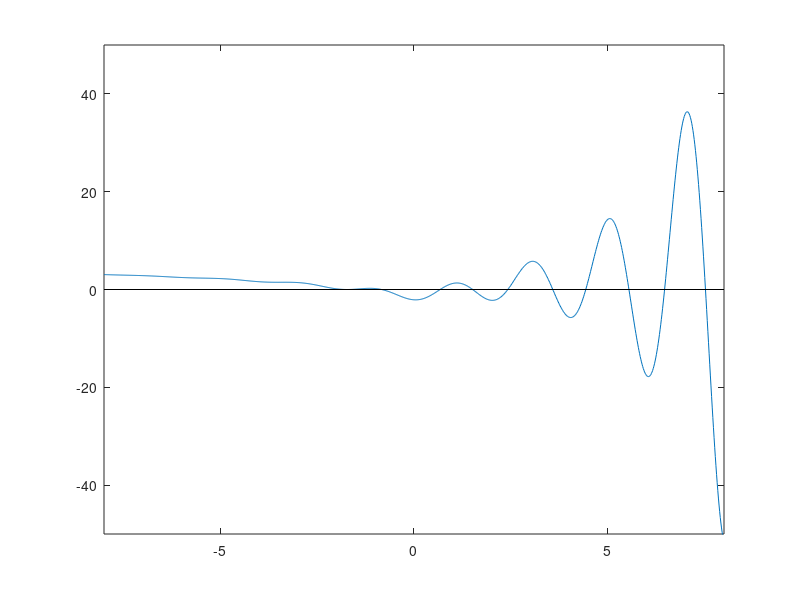

Source code (MATLAB): (Note: this script raises an error after producing the figure.)
addpath(pwd)
addpath("../utils/")
f = @(x) log(x.^2 + 1)-exp(x./2).*cos(pi .* x)- 1.106;
contRaices = 0;
df = 0.01;
x = linspace(-8, 8, 1000);
y = f(x);
plot(x, y)
line([-8, 8], [0, 0], "color", "black")
ylim([-50, 50])
xlim([-8, 8])

for i = [-6:df:6]
    if(f(i) * f(i + df) < 0)
        contRaices = contRaices + 1;
    endif
endfor
disp(["Cantidad de raices: ", num2str(contRaices)]);
disp("-------------------")

i = -1;
a = i;
b = i;
maxit = 10000;
tol = 1e-7;
while (f(a) * f(b) >= 0)
    if(abs(i-a) <= abs(i-b))
        b += 1;
    else
        a -= 1;
    endif
endwhile
[xb, hb] = biseccion(f, a, b, maxit, tol);
disp(["Intervalo [", num2str(a), ", ", num2str(b), "]"]);
printf("x = %.7f\n", xb);
disp(["Numero iteraciones: ", num2str(length(hb))]);
line([xb, xb], [-2, 2])
disp("-------------------")

df =@(x) ((2 .* x) ./ (x.^2 + 1)) - (0.5 .* exp(x./2) .* cos(pi.*x)) + (exp(x./2) .* sin(pi .* x) .* pi);
tol = 1e-10;

[xn1, hn1] = newton(f, df, 3, maxit, tol);
[xn2, hn2] = newton(f, df, 3.05, maxit, tol);
[xn3, hn3] = newton(f, df, 3.1, maxit, tol);

disp("Newton con x0=3");
printf("x = %.10f\n", xn1);
disp(["it = ", num2str(length(hn1))]);

disp("Newton con x0=3.05");
printf("x = %.10f\n", xn2);
disp(["it = ", num2str(length(hn2))]);

disp("Newton con x0=3.1");
printf("x = %.10f\n", xn3);
disp(["it = ", num2str(length(hn3))]);
disp("--------------")
line([xn1, xn1], [-5, 5], "color", "r")
line([xn2, xn2], [-5, 5], "color", "r")
line([xn3, xn3], [-5, 5], "color", "r")

g = @(x) f(x) - x;
tol = 1e-7;
[xs, hs] = secante(g, 0, 1, maxit, tol);
disp("Punto fijo mas cercano a x=1");
printf("x = %.7f\n", xs);
printf("f(%.7f)= %.7f\n",xs, f(xs))

legend("f", "y=0", "xb", "xn1", "xn2", "xn3")
pause